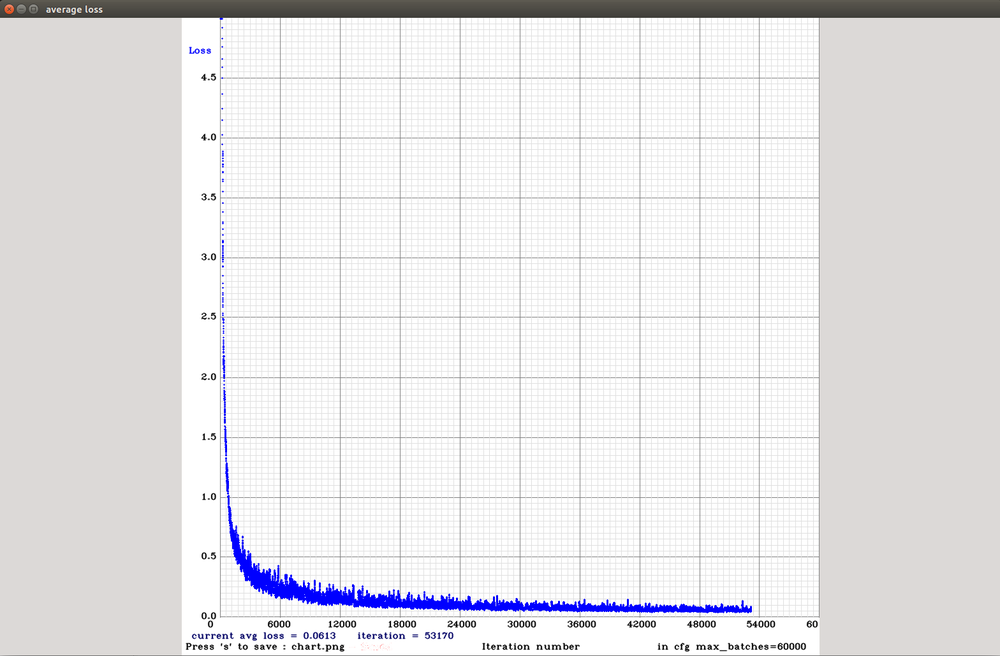
#> input picture suspicious-objects-detection/tiny-yolo-training-loss.png, 1000 x 656 px, shrunk from 1568 x 1029 before the run
$ python -i entropy.py   (imports and definitions only)
#> lines starting #> are read from the running program, lines starting #| are printed output that depends on the picture
#> further down, picture is the input picture: shape (656, 1000, 3); mean B, G, R 229.6, 227.9, 229.1
# -*- coding: utf-8 -*-
"""
Created on Mon Jun 25 12:34:16 2018

@author: Tanveer
"""
import cv2
import numpy as np

def entropy_main(img):
    #print (img.shape)
    size_img = img.shape
#> size_img = (656, 1000, 3)
    rows = size_img[0]
#> rows = 656
    cols = size_img[1]
#> cols = 1000
    size = rows*cols
#> size = 656000
    H = 0
    SV = 0
    hsv_img = cv2.cvtColor(img,cv2.COLOR_BGR2HSV)#convert into HSV color space
#> hsv_img: shape (656, 1000, 3); mean H, S, V 7.1, 5.6, 231.7
    channels = cv2.split(hsv_img)#seperate HSV channels
    hh = np.array(channels[0])#take HUE
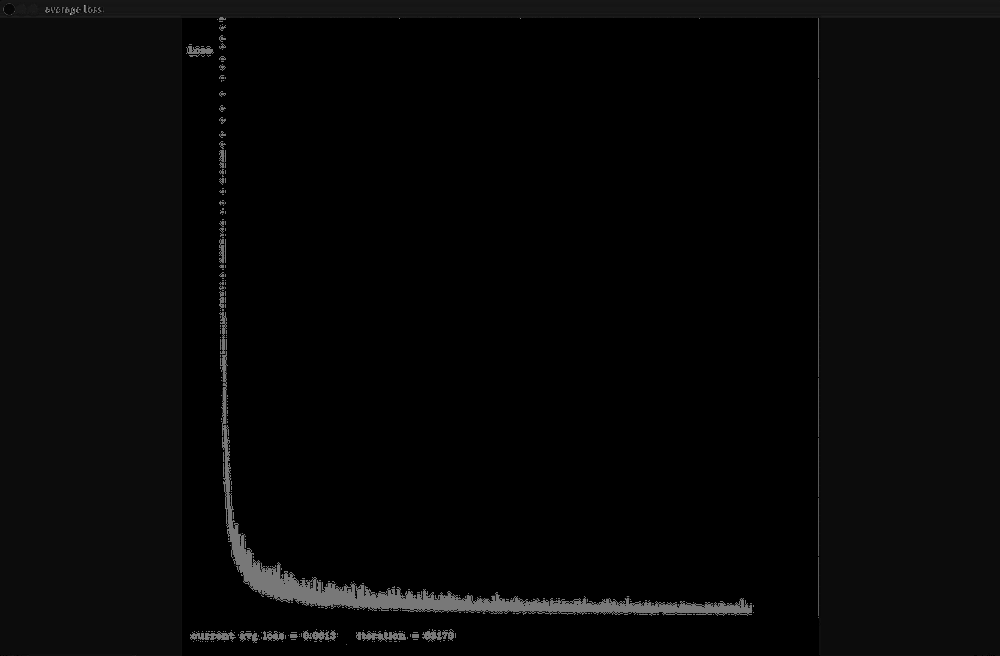
#> hh: shape (656, 1000); min 0, max 178, mean 7.1
    ss = np.array(channels[1])#take saturation
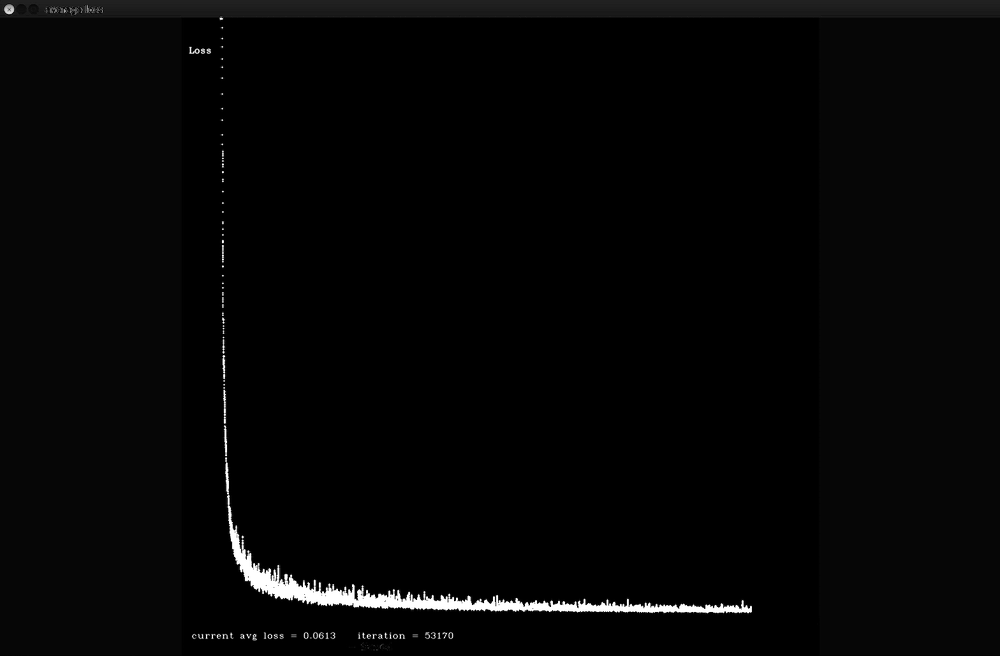
#> ss: shape (656, 1000); min 0, max 255, mean 5.6
    hue = np.floor(np.multiply(hh,8))#quantize into 8 histogram bins
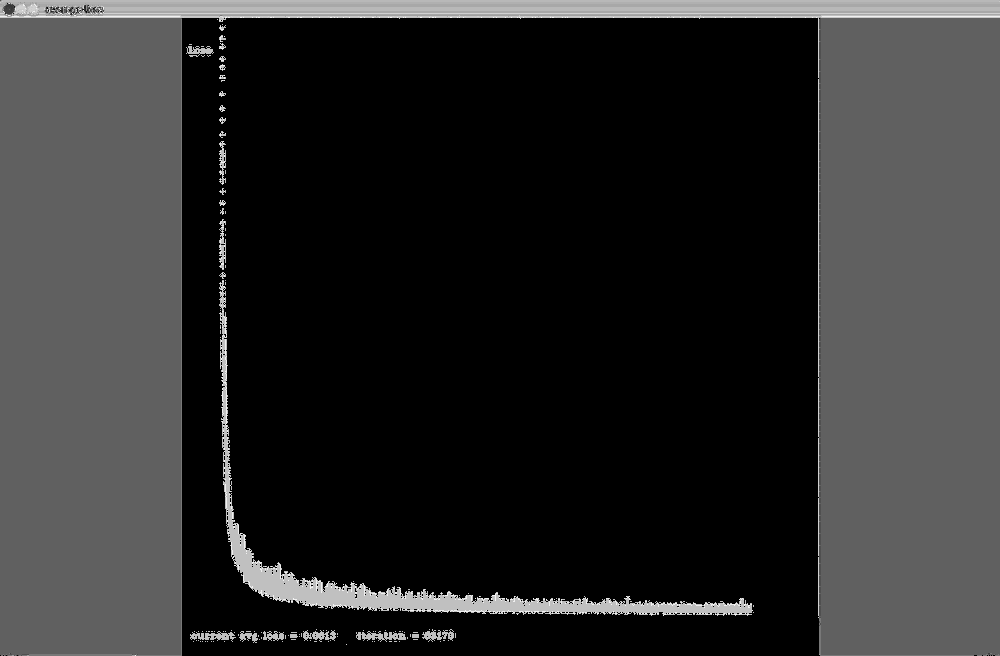
#> hue: shape (656, 1000) float16; min 0, max 248, mean 42.9
    sit = np.floor(np.multiply(ss,2))#quantize into 3 histogram bins
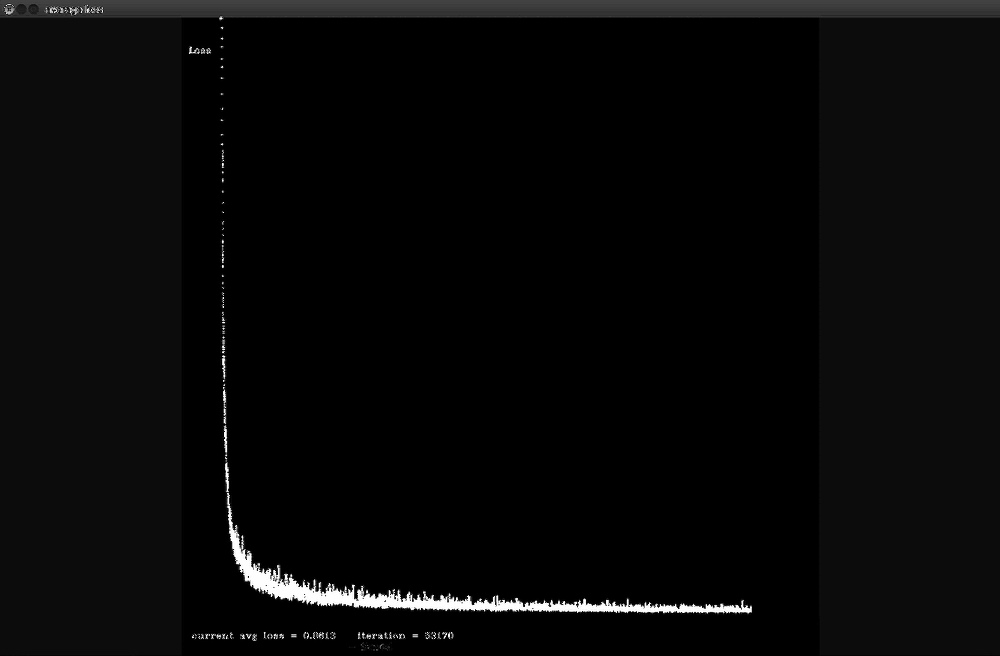
#> sit: shape (656, 1000) float16; min 0, max 254, mean 8.5
    hx = np.histogram(hue,bins=8)#calculate hx, occurrance of each bin
#> hx = ([392835, 90, 1211, 230582, 158, 14063, 15093, 1968], [0, 31, 62, 93, 124, 155, 186, 217, 248])
    sx = np.histogram(sit,bins=3)#calculate sx, occurrance of each bin
#> sx = ([648259, 1533, 6208], [0, 84.69, 169.4, 254])
    px = np.divide(hx[0],size)#calculuate probabilites by dividing each element in hx on size
#> px = [0.599, 0.000137, 0.00185, 0.351, 0.000241, 0.0214, 0.023, 0.003]
    px1 = np.divide(sx[0],size)#calculuate probabilites by dividing each element in sx on size
#> px1 = [0.988, 0.00234, 0.00946]
    for k in range(0,8):
        H = H + (-px[k]*np.log(px[k]))#calculate entropy for HUE component
#> this loop made 8 passes
#> H on passes 1 to 8: 0.307, 0.308, 0.32, 0.687, 0.689, 0.772, 0.859, 0.876
#> after the loop, H = 0.876
    for k in range(0,3):
        SV = SV + (-px1[k]*np.log(px1[k]))#calculate entropy for Saturation and Value
#> this loop made 3 passes
#> SV on passes 1 to 3: 0.0117, 0.0259, 0.07
#> after the loop, SV = 0.07
    entropy_value = (H + SV)/10
#> entropy_value = 0.0946

    return entropy_value

>>> import cv2
>>> picture = cv2.imread('suspicious-objects-detection/tiny-yolo-training-loss.png')
>>> result = entropy_main(picture)
#> result = 0.0946
